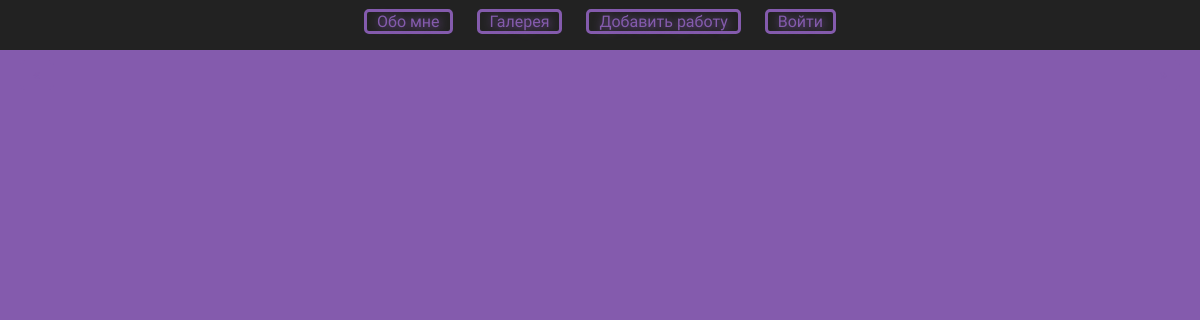
/gallery/открытка/, run on an earlier commit of the app's database.
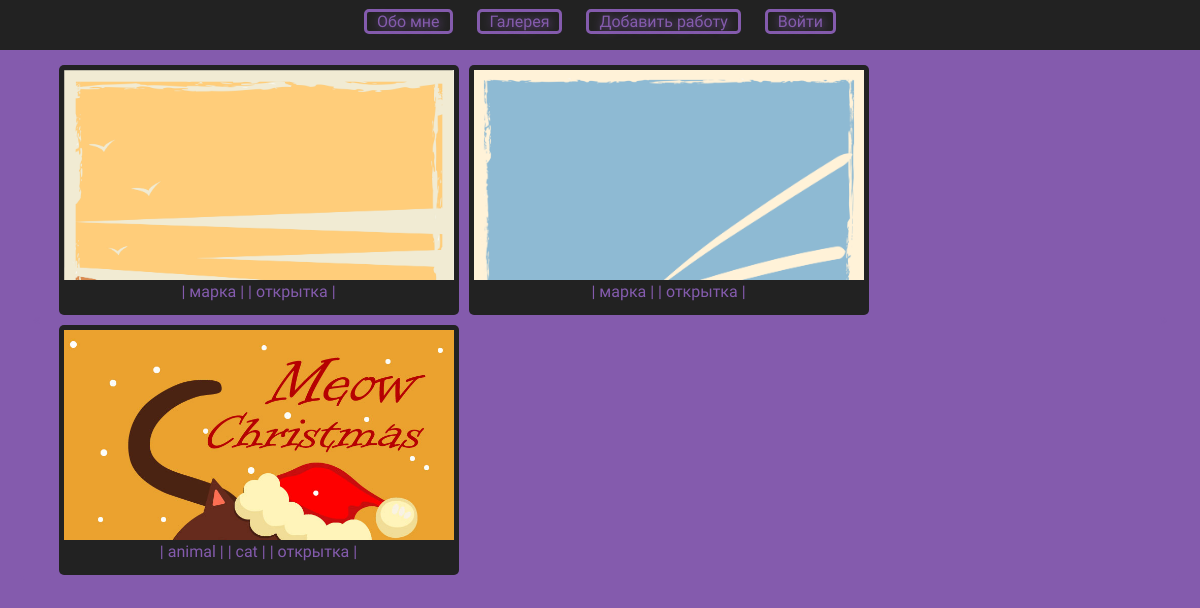
And on a later commit of the database.
### gallery/models.py (models this page shows, shortened)
class VectorDrawing(models.Model):
    title = models.CharField(max_length=50, verbose_name='Название')
    description = models.TextField(null=True, verbose_name='Описание')
    published = models.DateTimeField(
        auto_now_add=True, db_index=True, verbose_name='Дата публикации')
    image = models.ImageField(
        verbose_name='Изображение',
        upload_to='gallery/'
    )
    vector_file = models.FileField(
        upload_to='vector_files/', null=True, blank=True, verbose_name='Векторный рисунок')
    tags = models.ManyToManyField(
        Tag, verbose_name='Теги', related_name='entries', blank=True)
    class Meta:
        verbose_name_plural = 'Векторные рисунки'
        verbose_name = 'Векторный рисунок'
        ordering = ['-published']

class Tag(models.Model):
    title = models.CharField(
        max_length=50, verbose_name='Название', unique=True)
    class Meta:
        verbose_name_plural = 'Теги'
        verbose_name = 'Тег'
        ordering = ['title']

### gallery/views.py (the view)
# urls.py: path('<str:tag>/', GalleryByTagView.as_view(), name='by_tag')
class GalleryByTagView(ListView):
    template_name = 'gallery/index.html'
    context_object_name = 'images'
    paginate_by = 6
    def get_queryset(self):
        return VectorDrawing.objects.filter(tags__title=self.kwargs['tag'])

### gallery/templates/gallery/index.html (shortened to what this page needs)
{% extends "gallery/base.html" %}
{% block content %}
<div class="b-flex">
    {% if page_obj.has_previous %}
    <div class="pagination_previous">
        <div class="pagin">
            <a href="?page={{ page_obj.previous_page_number }}">&laquo;</a>
        </div>
    </div>
    {% else %}
    <div class="pagination_previous_plug">
        <div class="pagin_plug">
            <a href="#">&laquo;</a>
        </div>
    </div>
    {% endif %}
    <div class="content">
        {% for image in images %}
        <figure>
            <a href="{% url 'gallery:image_id' image.id %}"><img src="/media/{{ image.image }}"></a>
            <figcaption>
                {% for tag in image.tags.all %}
                <div class="tag">
                    <a href="{% url 'gallery:by_tag' tag.title %}">| {{ tag.title }} |</a>
                </div>
                {% endfor %}
            </figcaption>
        </figure>
        {% endfor %}
    </div>
    {% if page_obj.has_next %}
    <div class="pagination_next">
        <div class="pagin">
            <a href="?page={{ page_obj.next_page_number }}">&raquo;</a>
        </div>
    </div>
    {% else %}
    <div class="pagination_next_plug">
        <div class="pagin_plug">
            <a href="#">&raquo;</a>
        </div>
    </div>
    {% endif %}
</div>
{% endblock %}

### gallery/templates/gallery/base.html (shortened to what this page needs)
{% load static %}
<!DOCTYPE html>
<html lang="ru">
<head>
    <link rel="stylesheet" type="text/css" href="{% static 'gallery/style.css' %}">
</head>
<body>
    <header>
        <nav>
            <a class="nav_button" href="{% url 'blog:index' %}">Обо мне</a>
            <a class="nav_button" href="{% url 'gallery:index' %}">Галерея</a>
            <a class="nav_button" href="{% url 'gallery:add' %}">Добавить работу</a>
            {% if user.is_authenticated %}
                <a class="nav_button" href="{% url 'logout' %}">Выход</a>
            {% else %}
                <a class="nav_button" href="{% url 'login' %}">Войти</a>
            {% endif %}
        </nav>
    </header>
    <main>
            {% block content %}
            {% endblock %}
    </main>
</body>
</html>

### gallery/static/gallery/style.css (style rules this page uses)
*, *::before, *::after { box-sizing: border-box; }
body, h1, h2, h3, h4, p, ul[class], ol[class], li, figure, figcaption, blockquote, dl, dd { margin: 0; }
body { min-height: 100vh; scroll-behavior: smooth; text-rendering: optimizeSpeed; line-height: 1.5; }
a:not([class]) { text-decoration-skip-ink: auto; }
img { max-width: 100%; display: block; }
html { overflow-x: hidden; margin-right: calc(-1 * (100vw - 100%)); }
body { background-color:rgb(132, 91, 173); font-family: 'Hind', sans-serif; min-width: 500px; }
figure { float: left; padding: 5px; width: 400px; height: 250px; margin: 5px; border-radius: 5px; background-color: #222; overflow:hidden; position:relative; }
a img { position:absolute; max-width: 390px; }
figcaption { background-color: #222; color: #fff; text-align: center; height: 35px; position: relative; top: 210px }
nav { text-align: center; background-color: #222; color: #c0c0c0; height: 50px; padding-top: 10px; }
a.nav_button { border: 3px solid rgb(132, 91, 173); background-color:#222; color: rgb(132, 91, 173); text-shadow: 1px 1px 10px rgb(132, 91, 173); border-radius: 5px; margin: 10px; padding-left: 10px; padding-right: 10px; text-decoration: none; }
.pagination_next_plug a, .pagination_previous_plug a { border: 3px solid rgb(132, 91, 173); border-radius: 5px; padding-left: 10px; padding-right: 10px; text-decoration: none; display: table-cell; vertical-align: middle; pointer-events: none; cursor: default; color: rgb(132, 91, 173); }
.pagin_plug { height: 100%; display: table; }
.b-flex { display: flex; margin: 10px 20px 0 20px; justify-content: center; }
.content { max-width: 1240px; margin: 0 auto; }
.tag { display: inline; }
.tag a { color: rgb(132, 91, 173); text-decoration: none; }

What changed in the data, as far as the page shows it:
added VectorDrawing: image (picture)
added Tag: title "марка"
added Tag: title "открытка"
added VectorDrawing: image (picture)
added VectorDrawing: image (picture)
added Tag: title "animal"
added Tag: title "cat"
